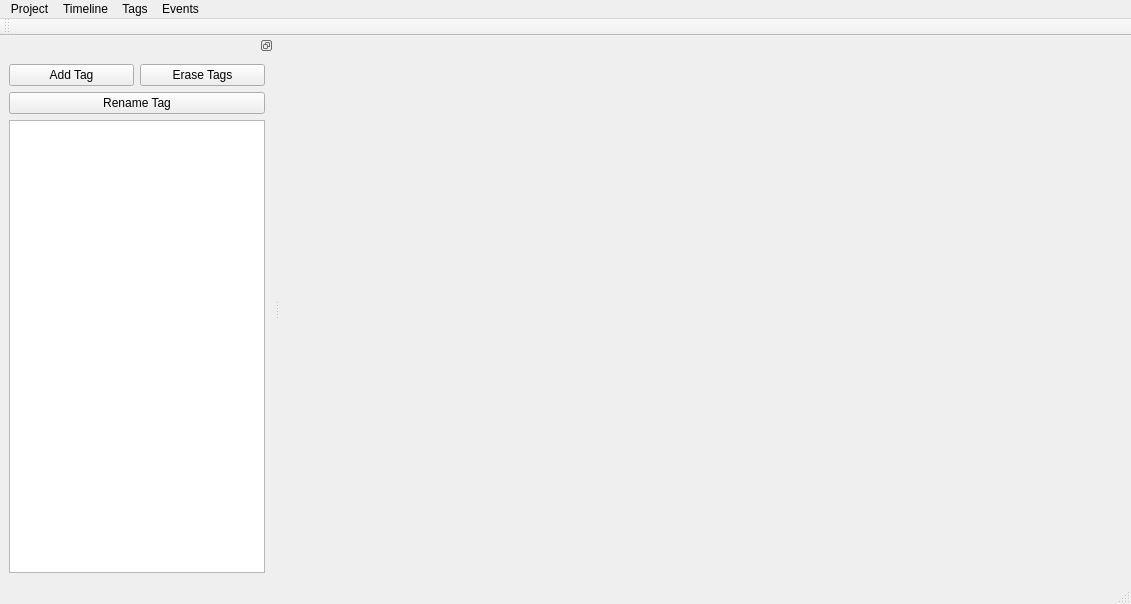
<?xml version="1.0" encoding="UTF-8"?>
<ui version="4.0">
 <class>MainWindow</class>
 <widget class="QMainWindow" name="MainWindow">
  <property name="geometry">
   <rect>
    <x>0</x>
    <y>0</y>
    <width>1131</width>
    <height>604</height>
   </rect>
  </property>
  <property name="windowTitle">
   <string>MainWindow</string>
  </property>
  <widget class="QWidget" name="centralwidget"/>
  <widget class="QMenuBar" name="menubar">
   <property name="geometry">
    <rect>
     <x>0</x>
     <y>0</y>
     <width>1131</width>
     <height>22</height>
    </rect>
   </property>
   <widget class="QMenu" name="menuProject">
    <property name="title">
     <string>Project</string>
    </property>
    <addaction name="separator"/>
    <addaction name="actionEmpty_project"/>
    <addaction name="actionOpen_from_file"/>
    <addaction name="actionAdd_from_file"/>
    <addaction name="separator"/>
    <addaction name="actionSave"/>
    <addaction name="actionSave_as"/>
    <addaction name="separator"/>
    <addaction name="actionSave_selected_as"/>
   </widget>
   <widget class="QMenu" name="menuTimeline">
    <property name="title">
     <string>Timeline</string>
    </property>
    <addaction name="actionAdd_event"/>
    <addaction name="actionErase_selected"/>
    <addaction name="actionAdd_timeline"/>
   </widget>
   <widget class="QMenu" name="menuTags">
    <property name="title">
     <string>Tags</string>
    </property>
    <addaction name="actionAdd_Tag"/>
    <addaction name="actionShow_Tags"/>
   </widget>
   <widget class="QMenu" name="menuEvents">
    <property name="title">
     <string>Events</string>
    </property>
    <addaction name="actionAdd_Event"/>
    <addaction name="actionErase_selected_2"/>
   </widget>
   <addaction name="menuProject"/>
   <addaction name="menuTimeline"/>
   <addaction name="menuTags"/>
   <addaction name="menuEvents"/>
  </widget>
  <widget class="QStatusBar" name="statusbar"/>
  <widget class="QDockWidget" name="dockWidget_4">
   <property name="features">
    <set>QDockWidget::DockWidgetFloatable|QDockWidget::DockWidgetMovable</set>
   </property>
   <attribute name="dockWidgetArea">
    <number>1</number>
   </attribute>
   <widget class="QWidget" name="dockWidgetContents_4">
    <layout class="QVBoxLayout" name="verticalLayout_3">
     <item>
      <layout class="QHBoxLayout" name="horizontalLayout_2">
       <item>
        <layout class="QVBoxLayout" name="verticalLayout_2">
         <item>
          <layout class="QVBoxLayout" name="verticalLayout">
           <item>
            <layout class="QHBoxLayout" name="horizontalLayout">
             <item>
              <widget class="QPushButton" name="AddTagButt">
               <property name="text">
                <string>Add Tag</string>
               </property>
              </widget>
             </item>
             <item>
              <widget class="QPushButton" name="EraseTagButt_2">
               <property name="text">
                <string>Erase Tags</string>
               </property>
              </widget>
             </item>
            </layout>
           </item>
           <item>
            <widget class="QPushButton" name="pushButton_3">
             <property name="text">
              <string>Rename Tag</string>
             </property>
            </widget>
           </item>
          </layout>
         </item>
         <item>
          <widget class="QListView" name="listView"/>
         </item>
        </layout>
       </item>
      </layout>
     </item>
    </layout>
   </widget>
  </widget>
  <widget class="QToolBar" name="toolBar">
   <property name="windowTitle">
    <string>toolBar</string>
   </property>
   <attribute name="toolBarArea">
    <enum>TopToolBarArea</enum>
   </attribute>
   <attribute name="toolBarBreak">
    <bool>false</bool>
   </attribute>
  </widget>
  <action name="actionEmpty_project">
   <property name="text">
    <string>Empty project</string>
   </property>
  </action>
  <action name="actionOpen_from_file">
   <property name="text">
    <string>Open from file</string>
   </property>
  </action>
  <action name="actionAdd_from_file">
   <property name="text">
    <string>Add from file</string>
   </property>
  </action>
  <action name="actionSave">
   <property name="text">
    <string>Save</string>
   </property>
   <property name="shortcut">
    <string>Ctrl+S</string>
   </property>
  </action>
  <action name="actionSave_as">
   <property name="text">
    <string>Save as...</string>
   </property>
  </action>
  <action name="actionSave_selected_as">
   <property name="text">
    <string>Save selected as...</string>
   </property>
  </action>
  <action name="actionAdd_event">
   <property name="text">
    <string>Add Timeline</string>
   </property>
  </action>
  <action name="actionErase_selected">
   <property name="text">
    <string>Erase selected</string>
   </property>
  </action>
  <action name="actionAdd_Tag">
   <property name="text">
    <string>Add Tag</string>
   </property>
  </action>
  <action name="actionShow_Tags">
   <property name="text">
    <string>Show Tags</string>
   </property>
  </action>
  <action name="actionAdd_timeline">
   <property name="text">
    <string>Add timeline</string>
   </property>
  </action>
  <action name="actionAdd_Event">
   <property name="text">
    <string>Add Event</string>
   </property>
  </action>
  <action name="actionErase_selected_2">
   <property name="text">
    <string>Erase selected</string>
   </property>
  </action>
 </widget>
 <resources/>
 <connections/>
</ui>
